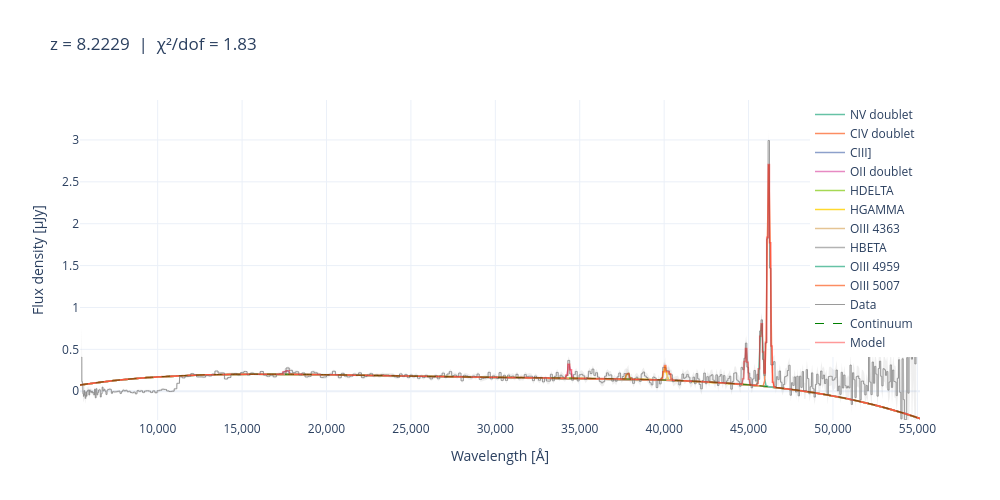

Source (notebook cell):
### Code cell
fig_interactive = jwspecfit.plot_fit_interactive(result)
fig_interactive.show()

### Figure 1 — Plotly figure (JSON) as saved in the notebook; plotly's stock layout.template omitted (floating-point values rounded to 4 significant figures; data arrays with more than 128 entries replaced by an {"elided": "..."} marker saying what was removed)
{"data": [{"fill": "toself", "fillcolor": "rgba(150,150,150,0.15)", "hoverinfo": "skip", "line": {"width": 0}, "showlegend": false, "type": "scatter", "x": {"elided": "934 float values"}, "y": {"elided": "934 float values"}}, {"fill": "toself", "fillcolor": "rgba(150,150,150,0.12)", "hoverinfo": "skip", "line": {"width": 0}, "showlegend": false, "type": "scatter", "x": {"elided": "946 float values"}, "y": {"elided": "946 float values"}}, {"hovertemplate": "NV doublet<br>λ=%{x:.1f}<br>flux=%{y:.4e} µJy<extra></extra>", "line": {"color": "rgb(102,194,165)", "dash": "solid", "width": 1.5}, "mode": "lines", "name": "NV doublet", "type": "scatter", "x": {"elided": "473 float values"}, "y": {"elided": "473 float values"}}, {"fill": "toself", "fillcolor": "rgba(150,150,150,0.12)", "hoverinfo": "skip", "line": {"width": 0}, "showlegend": false, "type": "scatter", "x": {"elided": "946 float values"}, "y": {"elided": "946 float values"}}, {"hovertemplate": "CIV doublet<br>λ=%{x:.1f}<br>flux=%{y:.4e} µJy<extra></extra>", "line": {"color": "rgb(252,141,98)", "dash": "solid", "width": 1.5}, "mode": "lines", "name": "CIV doublet", "type": "scatter", "x": {"elided": "473 float values"}, "y": {"elided": "473 float values"}}, {"fill": "toself", "fillcolor": "rgba(150,150,150,0.12)", "hoverinfo": "skip", "line": {"width": 0}, "showlegend": false, "type": "scatter", "x": {"elided": "946 float values"}, "y": {"elided": "946 float values"}}, {"hovertemplate": "CIII]<br>λ=%{x:.1f}<br>flux=%{y:.4e} µJy<extra></extra>", "line": {"color": "rgb(141,160,203)", "dash": "solid", "width": 1.5}, "mode": "lines", "name": "CIII]", "type": "scatter", "x": {"elided": "473 float values"}, "y": {"elided": "473 float values"}}, {"fill": "toself", "fillcolor": "rgba(150,150,150,0.12)", "hoverinfo": "skip", "line": {"width": 0}, "showlegend": false, "type": "scatter", "x": {"elided": "946 float values"}, "y": {"elided": "946 float values"}}, {"hovertemplate": "OII doublet<br>λ=%{x:.1f}<br>flux=%{y:.4e} µJy<extra></extra>", "line": {"color": "rgb(231,138,195)", "dash": "solid", "width": 1.5}, "mode": "lines", "name": "OII doublet", "type": "scatter", "x": {"elided": "473 float values"}, "y": {"elided": "473 float values"}}, {"fill": "toself", "fillcolor": "rgba(150,150,150,0.12)", "hoverinfo": "skip", "line": {"width": 0}, "showlegend": false, "type": "scatter", "x": {"elided": "946 float values"}, "y": {"elided": "946 float values"}}, {"hovertemplate": "HDELTA<br>λ=%{x:.1f}<br>flux=%{y:.4e} µJy<extra></extra>", "line": {"color": "rgb(166,216,84)", "dash": "solid", "width": 1.5}, "mode": "lines", "name": "HDELTA", "type": "scatter", "x": {"elided": "473 float values"}, "y": {"elided": "473 float values"}}, {"fill": "toself", "fillcolor": "rgba(150,150,150,0.12)", "hoverinfo": "skip", "line": {"width": 0}, "showlegend": false, "type": "scatter", "x": {"elided": "946 float values"}, "y": {"elided": "946 float values"}}, {"hovertemplate": "HGAMMA<br>λ=%{x:.1f}<br>flux=%{y:.4e} µJy<extra></extra>", "line": {"color": "rgb(255,217,47)", "dash": "solid", "width": 1.5}, "mode": "lines", "name": "HGAMMA", "type": "scatter", "x": {"elided": "473 float values"}, "y": {"elided": "473 float values"}}, {"fill": "toself", "fillcolor": "rgba(150,150,150,0.12)", "hoverinfo": "skip", "line": {"width": 0}, "showlegend": false, "type": "scatter", "x": {"elided": "946 float values"}, "y": {"elided": "946 float values"}}, {"hovertemplate": "OIII 4363<br>λ=%{x:.1f}<br>flux=%{y:.4e} µJy<extra></extra>", "line": {"color": "rgb(229,196,148)", "dash": "solid", "width": 1.5}, "mode": "lines", "name": "OIII 4363", "type": "scatter", "x": {"elided": "473 float values"}, "y": {"elided": "473 float values"}}, {"fill": "toself", "fillcolor": "rgba(150,150,150,0.12)", "hoverinfo": "skip", "line": {"width": 0}, "showlegend": false, "type": "scatter", "x": {"elided": "946 float values"}, "y": {"elided": "946 float values"}}, {"hovertemplate": "HBETA<br>λ=%{x:.1f}<br>flux=%{y:.4e} µJy<extra></extra>", "line": {"color": "rgb(179,179,179)", "dash": "solid", "width": 1.5}, "mode": "lines", "name": "HBETA", "type": "scatter", "x": {"elided": "473 float values"}, "y": {"elided": "473 float values"}}, {"fill": "toself", "fillcolor": "rgba(150,150,150,0.12)", "hoverinfo": "skip", "line": {"width": 0}, "showlegend": false, "type": "scatter", "x": {"elided": "946 float values"}, "y": {"elided": "946 float values"}}, {"hovertemplate": "OIII 4959<br>λ=%{x:.1f}<br>flux=%{y:.4e} µJy<extra></extra>", "line": {"color": "rgb(102,194,165)", "dash": "solid", "width": 1.5}, "mode": "lines", "name": "OIII 4959", "type": "scatter", "x": {"elided": "473 float values"}, "y": {"elided": "473 float values"}}, {"fill": "toself", "fillcolor": "rgba(150,150,150,0.12)", "hoverinfo": "skip", "line": {"width": 0}, "showlegend": false, "type": "scatter", "x": {"elided": "946 float values"}, "y": {"elided": "946 float values"}}, {"hovertemplate": "OIII 5007<br>λ=%{x:.1f}<br>flux=%{y:.4e} µJy<extra></extra>", "line": {"color": "rgb(252,141,98)", "dash": "solid", "width": 1.5}, "mode": "lines", "name": "OIII 5007", "type": "scatter", "x": {"elided": "473 float values"}, "y": {"elided": "473 float values"}}, {"hovertemplate": "Data<br>λ=%{x:.1f}<br>flux=%{y:.4e} µJy<extra></extra>", "line": {"color": "grey", "shape": "hvh", "width": 0.8}, "mode": "lines", "name": "Data", "type": "scatter", "x": {"elided": "467 float values"}, "y": {"elided": "467 float values"}}, {"line": {"color": "green", "dash": "dash", "shape": "hvh", "width": 1}, "mode": "lines", "name": "Continuum", "type": "scatter", "x": {"elided": "473 float values"}, "y": {"elided": "473 float values"}}, {"hovertemplate": "Model<br>λ=%{x:.1f}<br>flux=%{y:.4e} µJy<extra></extra>", "line": {"color": "rgba(255,0,0,0.4)", "shape": "hvh", "width": 1.5}, "mode": "lines", "name": "Model", "type": "scatter", "x": {"elided": "473 float values"}, "y": {"elided": "473 float values"}}], "layout": {"dragmode": "zoom", "height": 500, "hovermode": false, "legend": {"x": 1, "xanchor": "right", "y": 1}, "title": {"text": "z = 8.2229  |  χ²/dof = 1.83"}, "width": 1000, "xaxis": {"exponentformat": "none", "title": {"text": "Wavelength [Å]"}}, "yaxis": {"range": [-0.3435, 3.477], "title": {"text": "Flux density [µJy]"}}}}
